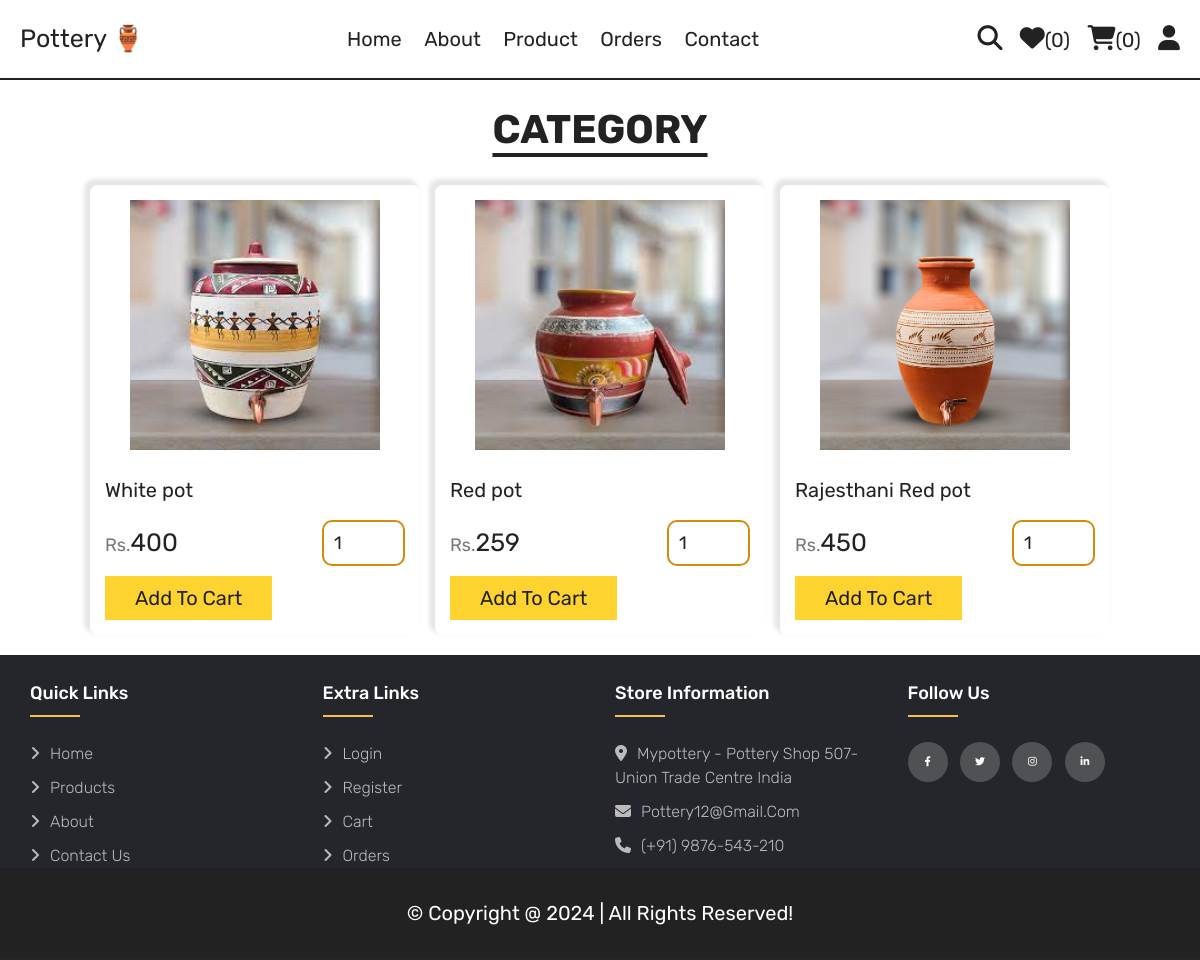
Screenshot of /category.php?category=matlu with the database file from the repository.
### tables this page shows
CREATE TABLE `products` (
  `id` int(100) NOT NULL,
  `name` varchar(100) NOT NULL,
  `category` varchar(100) NOT NULL,
  `price` int(10) NOT NULL,
  `image` varchar(100) NOT NULL
);

### category.php (the view, shortened to what this page needs)
<?php
include 'components/connect.php';
?>
<!DOCTYPE html>
<html lang="en">
<head>
   <link rel="stylesheet" href="https://cdnjs.cloudflare.com/ajax/libs/font-awesome/6.1.1/css/all.min.css">
   <link rel="stylesheet" href="css/style.css">
</head>
<body>
<?php include 'components/user_header.php'; ?>
<section class="products">
   <h1 class="title">category</h1>
   <div class="box-container">
      <?php
         $category = $_GET['category'];
         $select_products = $conn->prepare("SELECT * FROM `products` WHERE category = ?");
         $select_products->execute([$category]);
         if($select_products->rowCount() > 0){
            while($fetch_products = $select_products->fetch(PDO::FETCH_ASSOC)){
      ?>
      <form action="" method="post" class="box">
         <img src="uploaded_img/<?= $fetch_products['image']; ?>" alt="">
         <div class="name"><?= $fetch_products['name']; ?></div>
         <div class="flex">
            <div class="price"><span>Rs.</span><?= $fetch_products['price']; ?></div>
            <input type="number" name="qty" class="qty" min="1" max="99" value="1" maxlength="2">
         </div>
         <input type="submit" value="add to cart" class="btn" name="add_to_cart">
      </form>
      <?php
            }
         }else{
            echo '<p class="empty">no products added yet!</p>';
         }
      ?>
   </div>
</section>
<?php include 'components/footer.php'; ?>
</body>
</html>

### components/user_header.php (shortened to what this page needs)
<header class="header">
   <section class="flex">
      <a href="home.php" class="logo">Pottery 🏺</a>
      <nav class="navbar">
         <a href="home.php">Home</a>
         <a href="about.php">About</a>
         <a href="product.php">Product</a>
         <a href="orders.php">Orders</a>
         <a href="contact.php">Contact</a>
      </nav>
      <div class="icons">
         <?php
            $count_wishlist_items = $conn->prepare("SELECT * FROM `wishlist` WHERE user_id = ?");
            $count_wishlist_items->execute([$user_id]);
            $total_wishlist_counts = $count_wishlist_items->rowCount();
            $count_cart_items = $conn->prepare("SELECT * FROM `cart` WHERE user_id = ?");
$count_cart_items->execute([$user_id]);
$total_cart_items = $count_cart_items->rowCount();
         ?>
         <a href="search.php"><i class="fas fa-search"></i></a>
         <a href="wishlist.php"><i class="fas fa-heart"></i><span>(<?= $total_wishlist_counts; ?>)</span></a>
         <a href="cart.php"><i class="fas fa-shopping-cart"></i><span>(<?= $total_cart_items; ?>)</span></a>
         <div id="user-btn" class="fas fa-user"></div>
      </div>
   </section>
</header>

### components/footer.php (shortened to what this page needs)
<footer class="footer">
	 <div class="container">
	 	<div class="row">
     <div class="footer-col">
	 			<h4>Quick Links</h4>
	 			<ul>
	 				<li><a href="home.php"><i class="fas fa-angle-right"></i>home</a></li>
	 				<li><a href="product.php"><i class="fas fa-angle-right"></i>Products</a></li>
	 				<li><a href="about.php"><i class="fas fa-angle-right"></i>about</a></li>
	 				<li><a href="Contact.php"><i class="fas fa-angle-right"></i>Contact Us</a></li>
	 			</ul>
	 		</div>
       <div class="footer-col">
	 			<h4>Extra links</h4>
	 			<ul>
	 				<li><a href="login.php"><i class="fas fa-angle-right"></i>Login</a></li>
	 				<li><a href="register.php"><i class="fas fa-angle-right"></i>Register</a></li>
           <li><a href="cart.php"><i class="fas fa-angle-right"></i>Cart</a></li>
	 				<li><a href="orders.php"><i class="fas fa-angle-right"></i>Orders</a></li>
	 			</ul>
	 		</div>
     <div class="footer-col">
	 			<h4>Store information</h4>
	 			<ul>
	 				<li><a><i class="fas fa-map-marker-alt"></i>mypottery - pottery Shop
                 507-Union Trade Centre
                 India</a></li>
	 				<li><a><i class="fas fa-envelope"></i>pottery12@gmail.com</a></li>
	 				<li><a><i class="fas fa-phone"></i>(+91) 9876-543-210</a></li>
	 			</ul>
	 		</div>
	 		<div class="footer-col">
	 			<h4>follow us</h4>
	 			<div class="social-links">
	 				<a href="#"><i class="fab fa-facebook-f"></i></a>
	 				<a href="#"><i class="fab fa-twitter"></i></a>
	 				<a href="#"><i class="fab fa-instagram"></i></a>
	 				<a href="#"><i class="fab fa-linkedin-in"></i></a>
	 			</div>
	 		</div>
	 	</div>
	 </div>
   <div class="credit">&copy; copyright @ <?= date('Y'); ?>  <span></span> | all rights reserved!</div>
</footer>

### css/style.css (style rules this page uses)
:root { --yellow:#fed330; --red:#e74c3c; --white:#fff; --black:#222; --light-color:#777; --border:.2rem solid var(--black); }
* { font-family: 'Rubik', sans-serif; margin:0; padding:0; box-sizing: border-box; outline: none; border: none; text-decoration: none; }
html { font-size: 62.5%; overflow-x: hidden; scroll-behavior: smooth; stop-opacity: 7rem; }
section { margin:0 auto ; max-width: 1200px; padding:2rem; }
.title { text-align: center; margin-bottom: 2.5rem; font-size: 4rem; color:var(--black); text-transform: uppercase; text-decoration: underline; text-underline-offset: 1rem; }
.btn, .delete-btn, .option-btn { margin-top: 1rem; display: inline-block; font-size: 2rem; padding:1rem 3rem; cursor: pointer; text-transform: capitalize; transition: .2s linear; }
.btn { background-color: var(--yellow); color:var(--black); }
.header { position: sticky; top:0; left:0; right:0; z-index: 1000; background-color: var(--white); border-bottom: var(--border); }
.header .flex { display: flex; align-items: center; justify-content: space-between; position: relative; }
.header .flex .logo { font-size: 2.5rem; color:var(--black); }
.header .flex .navbar a { font-size: 2rem; color:var(--black); margin:0 1rem; }
.header .flex .icons > * { margin-left: 1.5rem; font-size: 2.5rem; color:var(--black); cursor: pointer; }
.header .flex .icons span { font-size: 2rem; }
.products .box-container { display: grid; grid-template-columns: repeat(auto-fit, 33rem); justify-content: center; align-items: flex-start; gap:1.5rem; }
.products .box-container .box { border-radius: 8px; box-shadow:-4px -4px 4px 2px rgba(0, 0, 0, 0.1); padding:1.5rem; position: relative; overflow: hidden; }
.products .box-container .box img { height: 25rem; width: 100%; object-fit: contain; margin-bottom: 1rem; }
.products .box-container .box .name { font-size: 2rem; color:var(--black); margin:1rem 0; }
.products .box-container .box .flex { display: flex; align-items: center; gap:1rem; margin-top: 1.5rem; }
.products .box-container .box .flex .price { margin-right: auto; font-size: 2.5rem; color:var(--black); }
.products .box-container .box .flex .price span { color:var(--light-color); font-size: 1.8rem; }
.products .box-container .box .flex .qty { padding:1rem; border:var(--border); border-color: rgb(210, 140, 11); border-radius: 1rem; font-size: 1.8rem; color:var(--black); }
body { line-height: 1.5; font-family: 'Poppins', sans-serif; }
* { margin:0; padding:0; box-sizing: border-box; }
.container { max-width: 1170px; margin:auto; }
.row { display: flex; flex-wrap: wrap; }
ul { list-style: none; }
.footer { background-color: #24262b; padding: 25px 0 2px 0; }
.footer-col { width: 25%; padding: 0 15px; }
.footer-col h4 { font-size: 18px; color: #ffffff; text-transform: capitalize; margin-bottom: 35px; font-weight: 500; position: relative; }
.footer-col h4::before { content: ''; position: absolute; left:0; bottom: -10px; background-color: #f8be54; height: 2px; box-sizing: border-box; width: 50px; }
.footer-col ul li:not(:last-child) { margin-bottom: 10px; }
.footer-col ul li a { font-size: 16px; text-transform: capitalize; color: #ffffff; text-decoration: none; font-weight: 300; color: #bbbbbb; display: block; transition: all 0.3s ease; }
.footer-col ul li a i { padding-right: 1rem; color:var(--main-color); transition: .2s linear; }
.footer-col .social-links a { display: inline-block; height: 40px; width: 40px; background-color: rgba(255,255,255,0.2); margin:0 10px 10px 0; text-align: center; line-height: 40px; border-radius: 50%; color: #ffffff; transition: all 0.5s ease; }
.credit { padding:3rem 2rem; text-align: center; background-color: var(--black); color:var(--white); font-size: 2rem; text-transform: capitalize; }

### rows the page displays
products: image (picture), name "White pot", price "400"
products: image (picture), name "Red pot", price "259"
products: image (picture), name "Rajesthani Red pot", price "450"

### other values shown
$total_wishlist_counts "0"
$total_cart_items "0"
